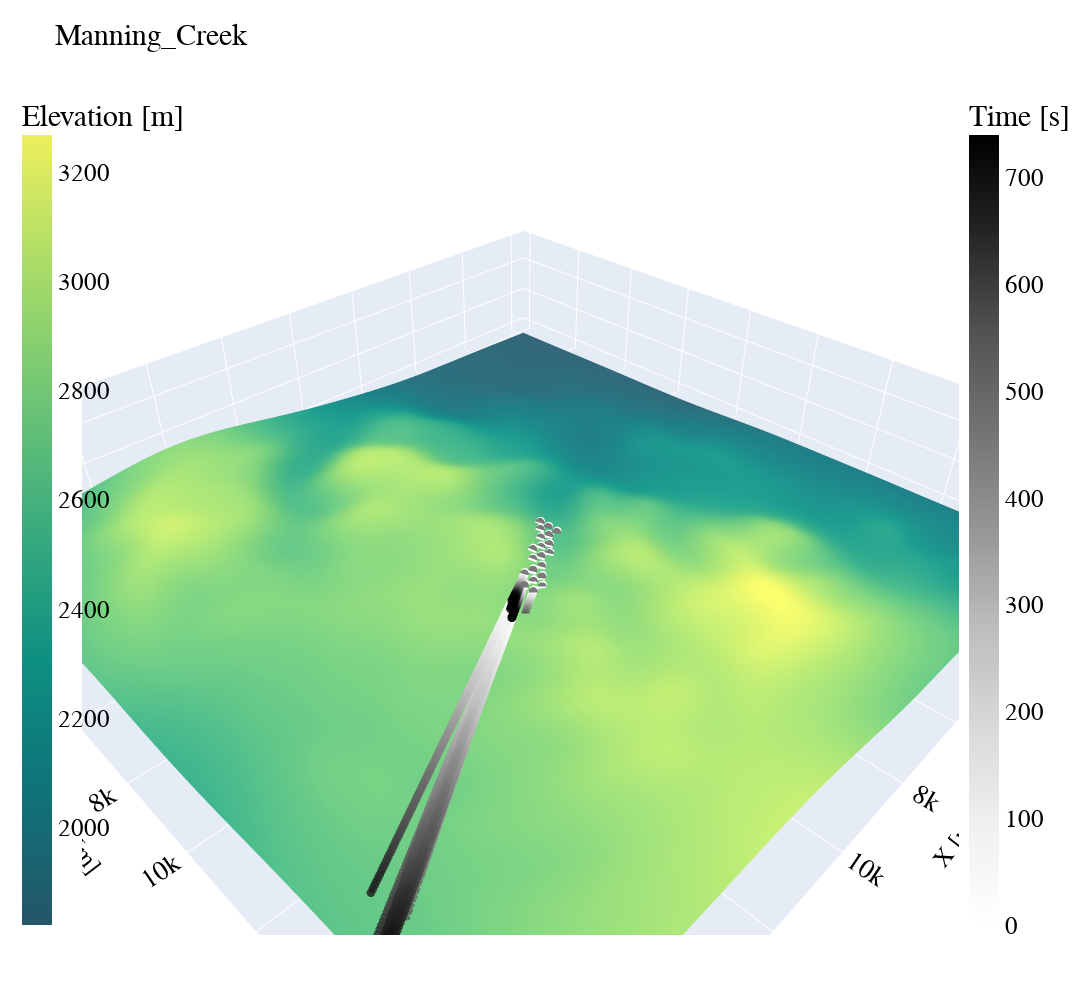

Notebook source saved alongside this figure:
### Code cell
# Plot terrain mesh
# fig = go.Figure(data=[go.Mesh3d(x=X.values.flatten(), 
#                                 y=Y.values.flatten(), 
#                                 z=Z.values.flatten(),
#                                 color='lightgreen'
#                                 )])
colorbarfontsize = 25
fig = go.Figure(data=[go.Surface(x=X.values, 
                                y=Y.values, 
                                z=Z.values,
                                colorscale = 'Aggrnyl',
                                colorbar_x=-0.08,
                                colorbar=dict(title='Elevation [m]',
                                            titlefont=dict(color='black'),
                                            tickfont=dict(color='black',
                                                        size=colorbarfontsize,
                                                        family='Old Standard TT, serif')
))])

fig.add_trace(go.Scatter3d(x=df['\t X'].values, 
                            y=df['\t Y'].values, 
                            z=df['\t Z'].values,
                            mode='markers',
                            name='markers',
                            marker = dict(
                                size = 3,
                                color = df['time'].values,
                                colorscale ='Greys',
                                colorbar_x=1,
                                colorbar=dict(title='Time [s]',
                                            titlefont=dict(color='black'),
                                            tickfont=dict(color='black',
                                                        size=colorbarfontsize,
                                                        family='Old Standard TT, serif')),
                                opacity = 0.8
                                   )))

fig.update_layout(title=terrain,
                  autosize=False,
                  width=1500, height=1000,
                  margin=dict(l=65, r=50, b=65, t=90)
                #   scene = {
                #         "xaxis": {"nticks": 15},
                #         "yaxis": {"nticks": 15},
                #         "zaxis": {"nticks": 10},
                #         'camera_eye': {"x": -1, "y": 1, "z": 0.5},
                #         "aspectratio": {"x": 1, "y": 1, "z": 0.5}}
                )

tickfontsize = 18
axislabelfont = 25
titlefontsize = 30
fig.update_layout(scene_aspectmode='data')
fig.update_layout(scene = dict(
                    xaxis_title='X [m]',
                    yaxis_title='Y [m]',
                    zaxis_title='Z [m]',
                    
                    xaxis = dict(
                        nticks=15, tickfont=dict(
                            color='black',
                            size=tickfontsize,
                            family='Old Standard TT, serif',),
                        ticksuffix=''),

                    yaxis = dict(
                        nticks=15, tickfont=dict(
                            color='black',
                            size=tickfontsize,
                            family='Old Standard TT, serif',),
                        ticksuffix=''),
                    
                    zaxis = dict(
                        nticks=5, tickfont=dict(
                            color='black',
                            size=tickfontsize,
                            family='Old Standard TT, serif',),
                        ticksuffix='')
                  ),

                  title = dict(font=dict(color='black',
                                        size=titlefontsize,
                                        family='Old Standard TT, serif',))
                  )

fig.update_scenes(xaxis = dict(titlefont=dict(size=axislabelfont,
                                              color='black',
                                              family='Old Standard TT, serif')),
                  yaxis = dict(titlefont=dict(size=axislabelfont,
                                              color='black',
                                              family='Old Standard TT, serif')),
                  zaxis = dict(titlefont=dict(size=axislabelfont,
                                              color='black',
                                              family='Old Standard TT, serif'))
                    )

fig.show()

### Figure 1 — Plotly figure (JSON) as saved in the notebook; plotly's stock layout.template omitted (floating-point values rounded to 4 significant figures; data arrays with more than 128 entries replaced by an {"elided": "..."} marker saying what was removed)
{"data": [{"colorbar": {"tickfont": {"color": "black", "family": "Old Standard TT, serif", "size": 25}, "title": {"font": {"color": "black"}, "text": "Elevation [m]"}, "x": -0.08}, "colorscale": [[0, "rgb(36, 86, 104)"], [0.1667, "rgb(15, 114, 121)"], [0.3333, "rgb(13, 143, 129)"], [0.5, "rgb(57, 171, 126)"], [0.6667, "rgb(110, 197, 116)"], [0.8333, "rgb(169, 220, 103)"], [1, "rgb(237, 239, 93)"]], "type": "surface", "x": {"elided": "68x69 int values"}, "y": {"elided": "68x69 int values"}, "z": {"elided": "68x69 float values"}}, {"marker": {"color": {"elided": "3333 int values"}, "colorbar": {"tickfont": {"color": "black", "family": "Old Standard TT, serif", "size": 25}, "title": {"font": {"color": "black"}, "text": "Time [s]"}, "x": 1}, "colorscale": [[0, "rgb(255,255,255)"], [0.125, "rgb(240,240,240)"], [0.25, "rgb(217,217,217)"], [0.375, "rgb(189,189,189)"], [0.5, "rgb(150,150,150)"], [0.625, "rgb(115,115,115)"], [0.75, "rgb(82,82,82)"], [0.875, "rgb(37,37,37)"], [1, "rgb(0,0,0)"]], "opacity": 0.8, "size": 3}, "mode": "markers", "name": "markers", "type": "scatter3d", "x": {"elided": "3333 float values"}, "y": {"elided": "3333 float values"}, "z": {"elided": "3333 float values"}}], "layout": {"autosize": false, "height": 1000, "margin": {"b": 65, "l": 65, "r": 50, "t": 90}, "scene": {"aspectmode": "data", "xaxis": {"nticks": 15, "tickfont": {"color": "black", "family": "Old Standard TT, serif", "size": 18}, "ticksuffix": "", "title": {"font": {"color": "black", "family": "Old Standard TT, serif", "size": 25}, "text": "X [m]"}}, "yaxis": {"nticks": 15, "tickfont": {"color": "black", "family": "Old Standard TT, serif", "size": 18}, "ticksuffix": "", "title": {"font": {"color": "black", "family": "Old Standard TT, serif", "size": 25}, "text": "Y [m]"}}, "zaxis": {"nticks": 5, "tickfont": {"color": "black", "family": "Old Standard TT, serif", "size": 18}, "ticksuffix": "", "title": {"font": {"color": "black", "family": "Old Standard TT, serif", "size": 25}, "text": "Z [m]"}}}, "title": {"font": {"color": "black", "family": "Old Standard TT, serif", "size": 30}, "text": "Manning_Creek"}, "width": 1500}}
